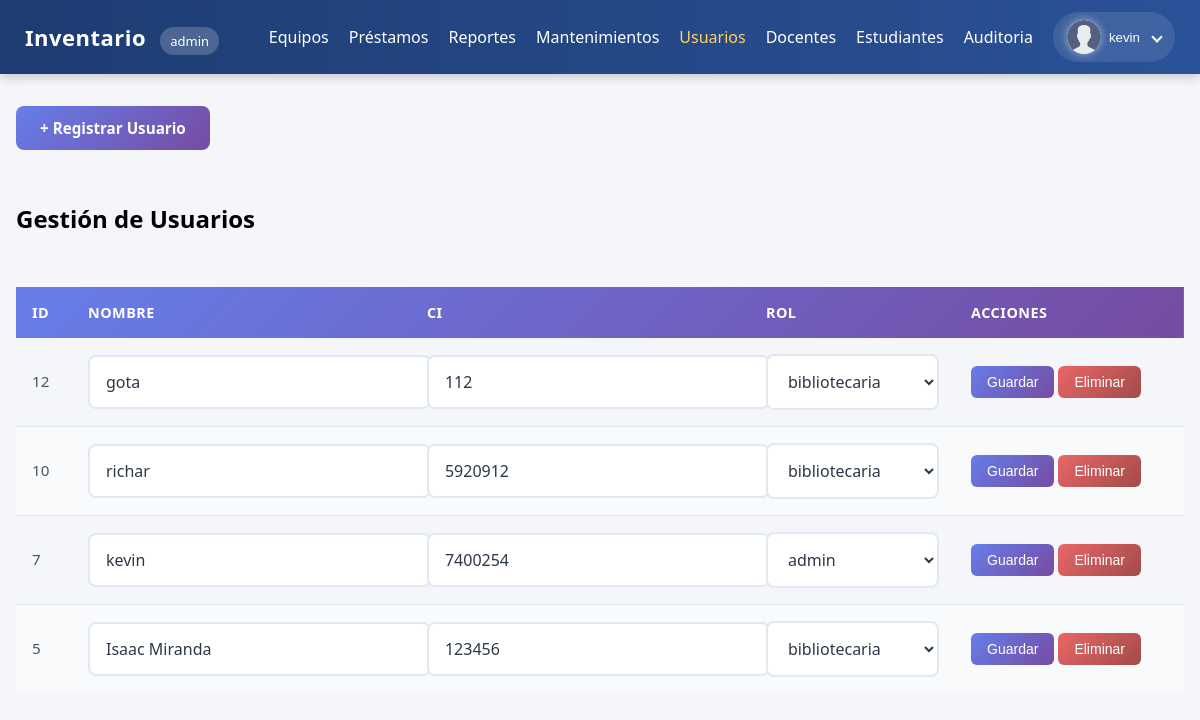
Page /public/usuarios_index.php (signed in) on the earlier database version.
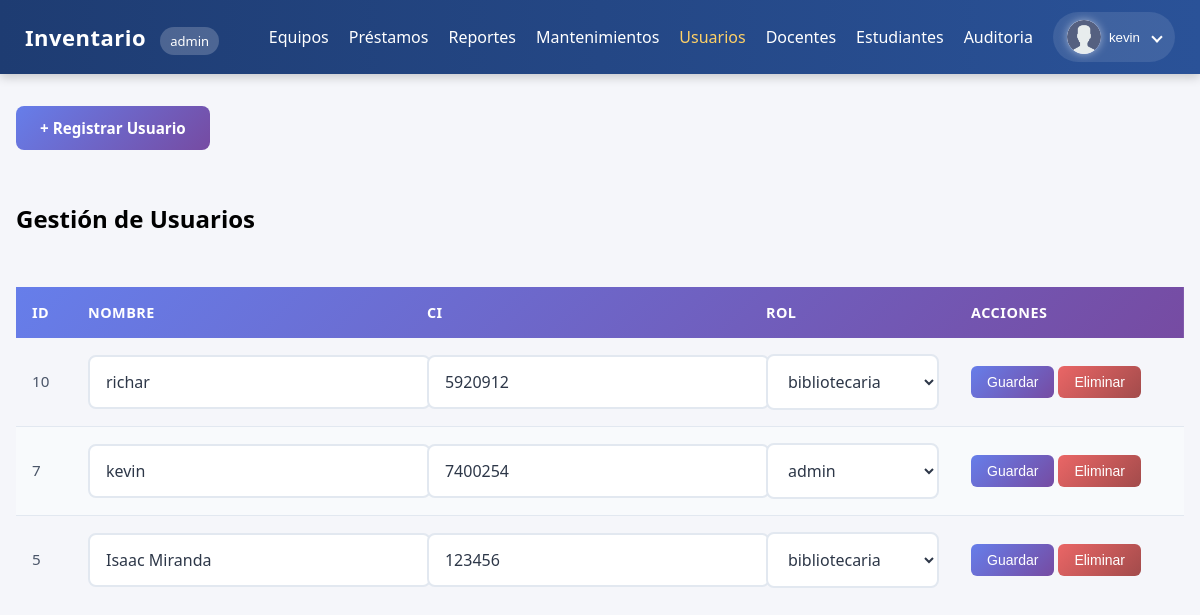
Same page on the later database version.
### tables this page shows
CREATE TABLE `usuarios` (
  `id` int(11) NOT NULL,
  `ci` varchar(50) NOT NULL,
  `email` varchar(150) NOT NULL,
  `nombre` varchar(120) NOT NULL,
  `password_hash` varchar(255) NOT NULL,
  `role_id` int(11) NOT NULL,
  `creado_en` timestamp NOT NULL DEFAULT current_timestamp()
);

CREATE TABLE `roles` (
  `id` int(11) NOT NULL,
  `nombre` varchar(50) NOT NULL
);

### init.php (called while the page is built, shortened)
<?php
function user()
{
  return $_SESSION['user'] ?? null;
}

### public/usuarios_index.php (the view, shortened to what the changed rows need)
<?php
require __DIR__ . '/../init.php';
$check_table_sql = "DESCRIBE usuarios";
$table_result = $mysqli->query($check_table_sql);
$table_structure = $table_result->fetch_all(MYSQLI_ASSOC);
$roles_sql = "SELECT id, nombre as rol FROM roles";
$roles_result = $mysqli->query($roles_sql);
$roles = $roles_result->fetch_all(MYSQLI_ASSOC);
$rol_field = 'role_id';
foreach ($table_structure as $field) {
  if (in_array($field['Field'], ['role_id', 'roles_id', 'rol_id', 'rol'])) {
    $rol_field = $field['Field'];
    break;
  }
}
$sql = "
  SELECT u.id, u.nombre, u.ci, u.$rol_field, r.nombre as rol_nombre
  FROM usuarios u
  JOIN roles r ON r.id = u.$rol_field
  ORDER BY u.creado_en DESC
";
try {
  $stmt = $mysqli->prepare($sql);
  $stmt->execute();
  $usuarios = $stmt->get_result()->fetch_all(MYSQLI_ASSOC);
} catch (Exception $e) {
  $error = "Error al cargar usuarios: " . $e->getMessage();
  $usuarios = [];
}
?>
<!doctype html>
<html lang="es">
<head>
  <link rel="stylesheet" href="../css/tabla_usuarios.css">
</head>
<body>
  <?php include __DIR__ . '/navbar.php'; ?>
  <div class="container">
    <h2>Gestión de Usuarios</h2>
    <table>
      <thead>
        <tr>
          <th>ID</th>
          <th>Nombre</th>
          <th>CI</th>
          <th>Rol</th>
          <th>Acciones</th>
        </tr>
      </thead>
      <?php foreach ($usuarios as $usuario): ?>
        <tr>
          <form method="post">
            <td><?= htmlspecialchars($usuario['id']) ?></td>
            <td><input type="text" name="nombre" value="<?= htmlspecialchars($usuario['nombre']) ?>"></td>
            <td><input type="text" name="ci" value="<?= htmlspecialchars($usuario['ci']) ?>"></td>
            <td>
              <select name="role_id">
                <?php foreach ($roles as $rol_option): ?>
                  <option value="<?= $rol_option['id'] ?>" <?= ($usuario[$rol_field] == $rol_option['id']) ? 'selected' : '' ?>>
                    <?= htmlspecialchars($rol_option['rol']) ?>
                  </option>
                <?php endforeach; ?>
              </select>
            </td>
            <td>
              <button type="submit" name="update">Guardar</button>
              <button type="submit" name="delete" onclick="return confirm('¿Seguro que quieres eliminar este usuario?')">Eliminar</button>
            </td>
          </form>
        </tr>
      <?php endforeach; ?>
    </table>
  </div>
</body>
</html>

### public/navbar.php (shortened to what the changed rows need)
<!DOCTYPE html>
<html lang="es">
<head>
</head>
<body>
    <nav class="navbar">
        <div class="nav-container">
            <ul class="nav-menu" id="nav-menu">
                <li class="nav-item nav-user">
                    <div class="user-dropdown">
                        <button class="user-btn">
                            <img src="/inventario_uni/img/user-icon.png" alt="Usuario" class="user-icon">
                            <span><?= htmlspecialchars(user()['nombre']) ?></span>
                            <i class="arrow"></i>
                        </button>
                    </div>
                </li>
            </ul>
        </div>
    </nav>
</body>
</html>

Differences in the rows shown:
removed usuarios: id "12", nombre "gota", ci "112", role_id "bibliotecaria"
